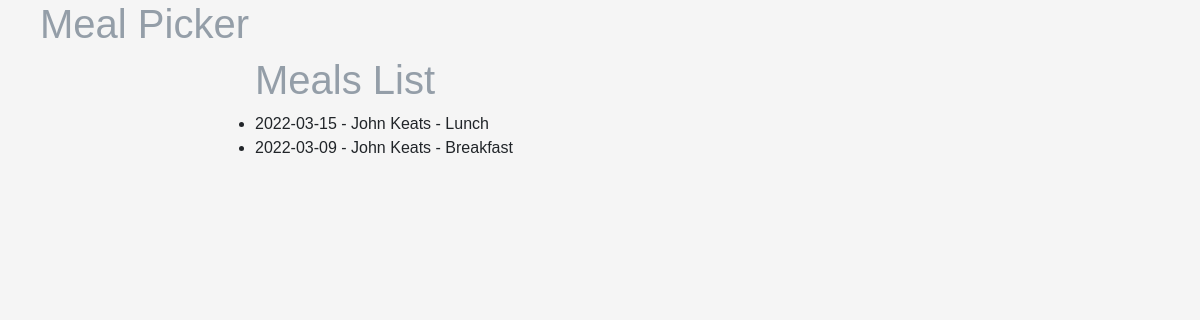
The app's page /meals/meal_list/, older data.
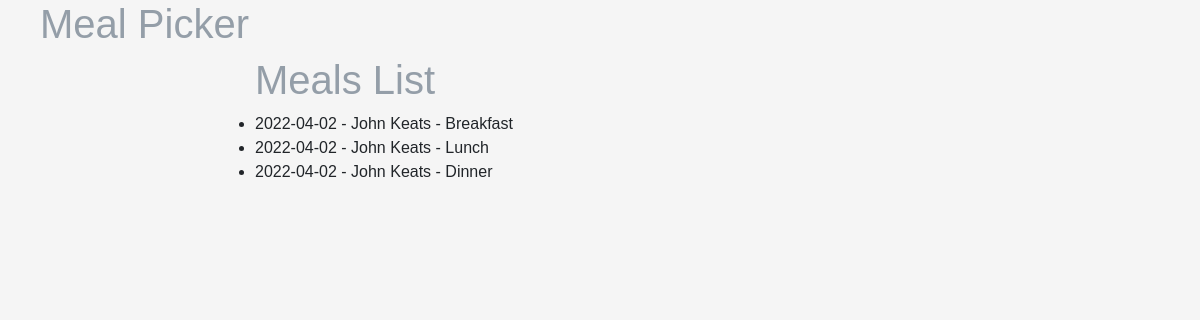
The same page, newer data.
### meals/models.py (models this page shows, shortened)
class Meal(models.Model):
    BREAKFAST = "BR"
    LUNCH = "LU"
    DINNER = "DI"
    MEAL_TYPE = [
        (BREAKFAST, "Breakfast"),
        (LUNCH, "Lunch"),
        (DINNER, "Dinner"),
    ]
    day = models.DateField()
    user = models.ForeignKey(User, on_delete=models.CASCADE)
    meal_type = models.CharField(
        max_length=2,
        choices=MEAL_TYPE,
        default=BREAKFAST,
    )
    class Meta:
        constraints = [models.constraints.UniqueConstraint(
            fields=["day", "user", "meal_type"], name="one_meal_per_person"
        )]
    def meal_description(self):
        return next((x[1] for x in self.MEAL_TYPE if self.meal_type == x[0]))
    def __str__(self):
        return (
            self.day.strftime("%Y-%m-%d")
            + " - "
            + self.user.first_name
            + " "
            + self.user.last_name
            + " - "
            + self.meal_description()
        )

### meals/views.py (the view)
# urls.py: path("meal_list/", views.MealsListView.as_view(), name="meals"),
class MealsListView(ListView):
    model = Meal

### meals/templates/meals/meal_list.html
{% extends "base_generic.html" %}
{% block content %}
<h1>Meals List</h1>
{% if meal_list %}
<ul>
    {% for meal in meal_list %}
    <li>
        {{ meal }}
    </li>
    {% endfor %}
</ul>
{% else %}
<p>There are no meals.</p>
{% endif %}
{% endblock %}

Row changes from the older to the newer data that the page shows:
removed Meal: day+user+meal_type "2022-03-15 - John Keats - Lunch"
removed Meal: day+user+meal_type "2022-03-09 - John Keats - Breakfast"
added Meal: day+user+meal_type "2022-04-02 - John Keats - Breakfast"
added Meal: day+user+meal_type "2022-04-02 - John Keats - Lunch"
added Meal: day+user+meal_type "2022-04-02 - John Keats - Dinner"
